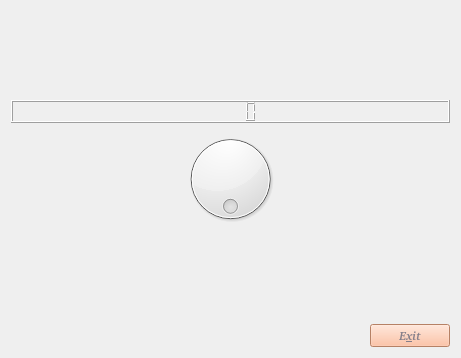
<?xml version="1.0" encoding="UTF-8"?>
<ui version="4.0">
 <class>MyForm</class>
 <widget class="QWidget" name="MyForm">
  <property name="geometry">
   <rect>
    <x>0</x>
    <y>0</y>
    <width>461</width>
    <height>358</height>
   </rect>
  </property>
  <property name="windowTitle">
   <string>MyForm</string>
  </property>
  <layout class="QVBoxLayout" name="verticalLayout_3">
   <item>
    <layout class="QVBoxLayout" name="verticalLayout_2">
     <item>
      <spacer name="verticalSpacer">
       <property name="orientation">
        <enum>Qt::Vertical</enum>
       </property>
       <property name="sizeHint" stdset="0">
        <size>
         <width>20</width>
         <height>40</height>
        </size>
       </property>
      </spacer>
     </item>
     <item>
      <layout class="QVBoxLayout" name="verticalLayout">
       <item>
        <layout class="QHBoxLayout" name="horizontalLayout_2">
         <item>
          <widget class="QLCDNumber" name="lcdNumber"/>
         </item>
        </layout>
       </item>
       <item>
        <layout class="QHBoxLayout" name="horizontalLayout_3">
         <item>
          <widget class="QDial" name="dial">
           <property name="maximum">
            <number>50</number>
           </property>
           <property name="wrapping">
            <bool>true</bool>
           </property>
          </widget>
         </item>
        </layout>
       </item>
      </layout>
     </item>
     <item>
      <spacer name="verticalSpacer_2">
       <property name="orientation">
        <enum>Qt::Vertical</enum>
       </property>
       <property name="sizeHint" stdset="0">
        <size>
         <width>20</width>
         <height>40</height>
        </size>
       </property>
      </spacer>
     </item>
    </layout>
   </item>
   <item>
    <layout class="QHBoxLayout" name="horizontalLayout">
     <item>
      <spacer name="horizontalSpacer">
       <property name="orientation">
        <enum>Qt::Horizontal</enum>
       </property>
       <property name="sizeHint" stdset="0">
        <size>
         <width>40</width>
         <height>20</height>
        </size>
       </property>
      </spacer>
     </item>
     <item>
      <widget class="QPushButton" name="buttonExit">
       <property name="font">
        <font>
         <family>PT Serif Caption [unknown]</family>
         <weight>75</weight>
         <italic>true</italic>
         <bold>true</bold>
        </font>
       </property>
       <property name="styleSheet">
        <string notr="true">background-color: rgb(255, 180, 142);
color: rgb(132, 126, 137);</string>
       </property>
       <property name="text">
        <string>E&amp;xit</string>
       </property>
      </widget>
     </item>
    </layout>
   </item>
  </layout>
 </widget>
 <resources/>
 <connections>
  <connection>
   <sender>buttonExit</sender>
   <signal>clicked()</signal>
   <receiver>MyForm</receiver>
   <slot>close()</slot>
   <hints>
    <hint type="sourcelabel">
     <x>421</x>
     <y>332</y>
    </hint>
    <hint type="destinationlabel">
     <x>460</x>
     <y>357</y>
    </hint>
   </hints>
  </connection>
  <connection>
   <sender>dial</sender>
   <signal>sliderPressed()</signal>
   <receiver>lcdNumber</receiver>
   <slot>show()</slot>
   <hints>
    <hint type="sourcelabel">
     <x>138</x>
     <y>172</y>
    </hint>
    <hint type="destinationlabel">
     <x>163</x>
     <y>94</y>
    </hint>
   </hints>
  </connection>
  <connection>
   <sender>dial</sender>
   <signal>valueChanged(int)</signal>
   <receiver>lcdNumber</receiver>
   <slot>display(int)</slot>
   <hints>
    <hint type="sourcelabel">
     <x>172</x>
     <y>151</y>
    </hint>
    <hint type="destinationlabel">
     <x>186</x>
     <y>89</y>
    </hint>
   </hints>
  </connection>
  <connection>
   <sender>dial</sender>
   <signal>sliderReleased()</signal>
   <receiver>lcdNumber</receiver>
   <slot>hide()</slot>
   <hints>
    <hint type="sourcelabel">
     <x>103</x>
     <y>150</y>
    </hint>
    <hint type="destinationlabel">
     <x>169</x>
     <y>91</y>
    </hint>
   </hints>
  </connection>
 </connections>
</ui>
